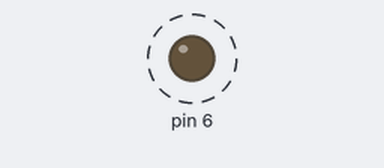
The sketch below on a simulated Arduino Uno, built with avr-gcc and run on an emulated ATmega328P. Parts: output pins drawn as LEDs (lit = HIGH). Dashed ring = blinking.

Above: at 0.5 s.
Timing chart, 0 to 4.6 s (numbered marks = the images above):
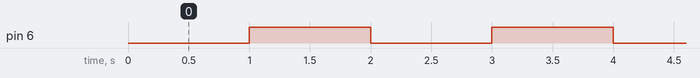

Measured:
- by itself, pin 6: alternates HIGH for 1.0 s and LOW for 1.0 s

The sketch:

sketch_feb19a.ino
```cpp
#include <avr/io.h>
#include <util/delay.h>
void setup() {
  // put your setup code here, to run once:
  DDRD = 0x40;
  PORTD = PORTD &(~(1<<PD6));
}

void loop() {
  // put your main code here, to run repeatedly:
  _delay_ms(1000);
  PORTD = PORTD |(1<<PD6);
  _delay_ms(1000);
  PORTD = PORTD &(~(1<<PD6));

}
```
